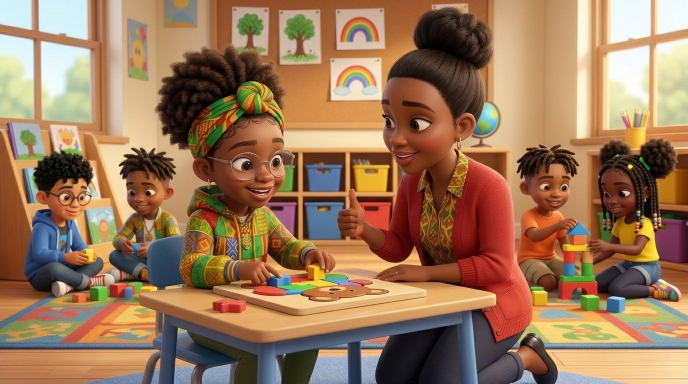
#> input picture _build/k2-toolkit/assets/img/ab_back.jpg, 1376 x 768 px (shown at 1/2 size)
$ python -i lineart.py   (imports and definitions only)
#> lines starting #> are read from the running program, lines starting #| are printed output that depends on the picture; after the words box and inside, x2 and y2 are one past the last pixel; in counts of white or black regions, pixels touching at a corner belong together
"""Coloring-page line art traced from a picture.

grayscale -> Sobel gradient magnitude -> keep pixels above the 90th percentile -> drop specks smaller than
~40 px -> black lines on white -> png. Works best on art with a plain background (single characters).

    python3 lineart.py <image key or path> <out.png> [percentile] [min_size]
"""
import os, sys
import numpy as np
from PIL import Image, ImageFilter
from scipy import ndimage


def trace(src, dst, pct=90, min_size=40, blur=0, thicken=0):
    """Write black-on-white line art of image `src` to `dst`. `blur` (px) smooths JPEG noise first;
    `thicken` (iterations) widens the lines afterwards. Both default off."""
#> called with src = '../assets/img/ab_back.jpg', dst = 'out.png', pct = 90, min_size = 40, blur = 0, thicken = 0
    im = Image.open(src).convert('L')
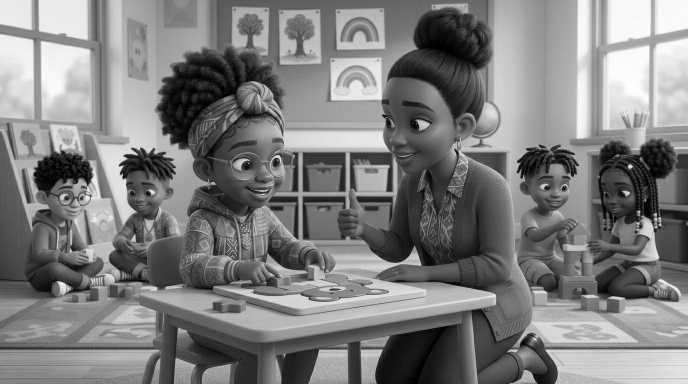
#> im: PIL image 1376x768 L (shown at 1/2 size); min 0, max 255, mean 126.1
    if blur:
        im = im.filter(ImageFilter.GaussianBlur(blur))
    a = np.asarray(im, dtype=float)
    mag = np.hypot(ndimage.sobel(a, axis=1), ndimage.sobel(a, axis=0))
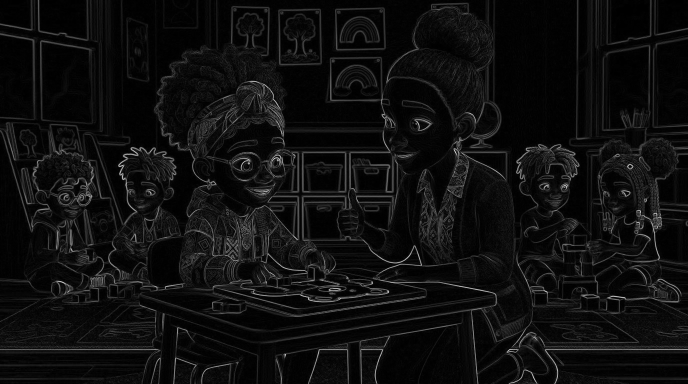
#> mag: shape (768, 1376) float64 (shown at 1/2 size); min 0, max 858.7, mean 51.5; drawn with min black and max white
    mask = mag > np.percentile(mag, pct)
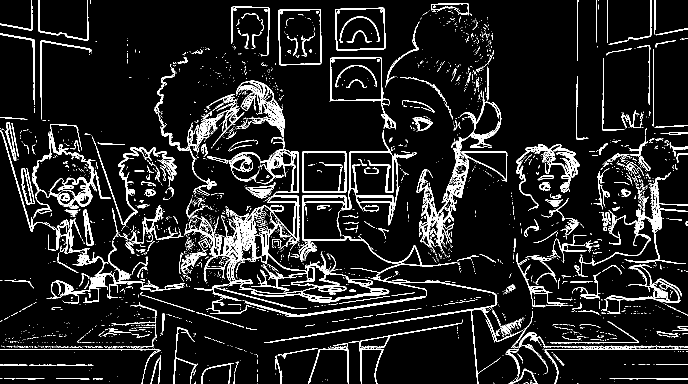
#> mask: shape (768, 1376) bool (shown at 1/2 size); 10% white in thin lines or dots
    lab, n = ndimage.label(mask, structure=np.ones((3, 3)))
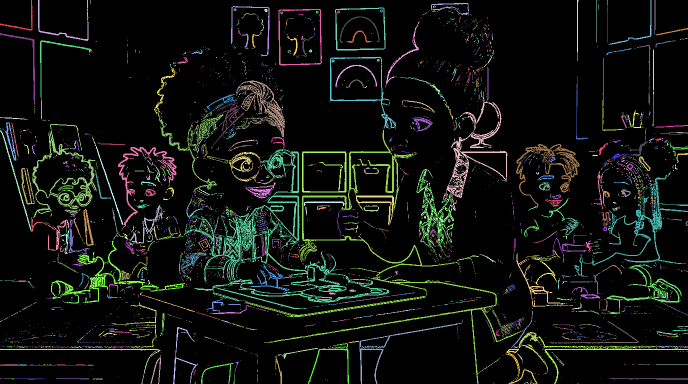
#> lab: shape (768, 1376) int32 (shown at 1/2 size); 2759 distinct labels, from 0 to 2758; one colour per label, 0 black
#> n = 2758
    if n:
        sizes = ndimage.sum(mask, lab, range(1, n + 1))
#> sizes = 2758 values, max 12750 at index 763, min 1 at index 17, mean 38.31
        mask = np.isin(lab, np.nonzero(sizes >= min_size)[0] + 1)
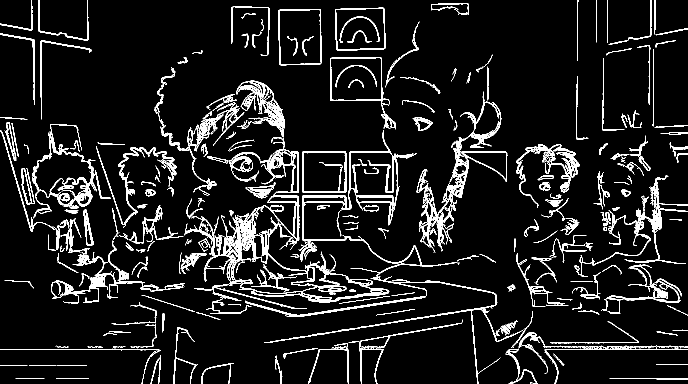
#> mask: shape (768, 1376) bool (shown at 1/2 size); 8.9% white in thin lines or dots
    if thicken:
        mask = ndimage.binary_dilation(mask, iterations=thicken)
    Image.fromarray(np.where(mask, 0, 255).astype('uint8')).save(dst)
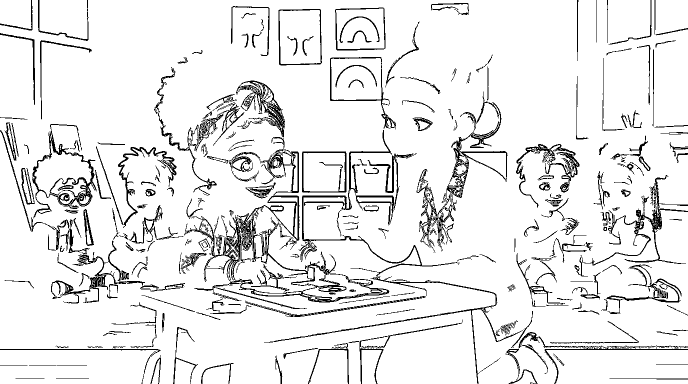
#> saved as out.png: PIL image 1376x768 L (shown at 1/2 size); 91.1% white; black in thin lines or dots
    return dst


# [6 lines not run here, left out]

>>> result = trace('../assets/img/ab_back.jpg', 'out.png')

$ run again, on _build/k2-toolkit/assets/img/ab_timer.jpg
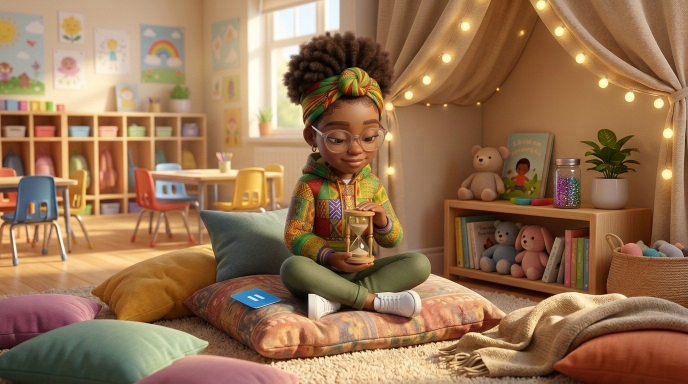
#> input picture _build/k2-toolkit/assets/img/ab_timer.jpg, 1376 x 768 px (shown at 1/2 size)
#> in trace, `lab, n = ndimage.label(mask, structure=np.ones((3, 3)))`:
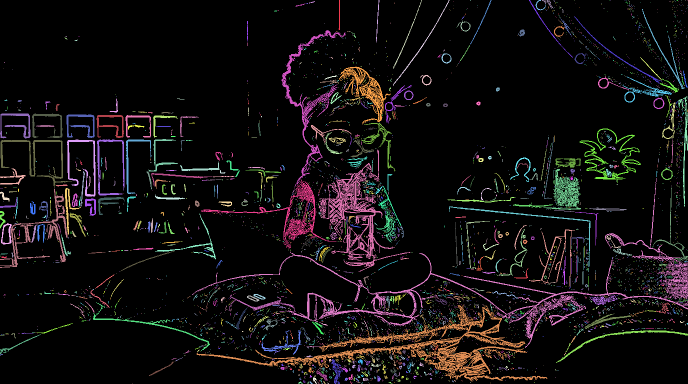
#> lab: shape (768, 1376) int32 (shown at 1/2 size); 4117 distinct labels, from 0 to 4116; one colour per label, 0 black
#> n = 4116
#> sizes = 4116 values, max 12773 at index 2725, min 1 at index 10, mean 25.66
#> in trace, `Image.fromarray(np.where(mask, 0, 255).astype('uint8')).save(dst)`:
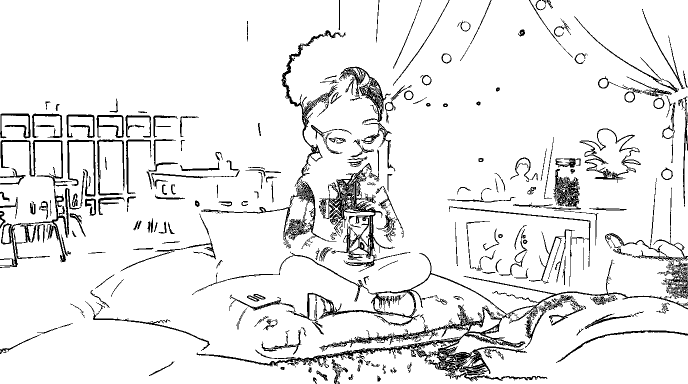
#> saved as out.png: PIL image 1376x768 L (shown at 1/2 size); 91.5% white; black in thin lines or dots

$ run again, on _build/k2-toolkit/assets/img/ball.jpg
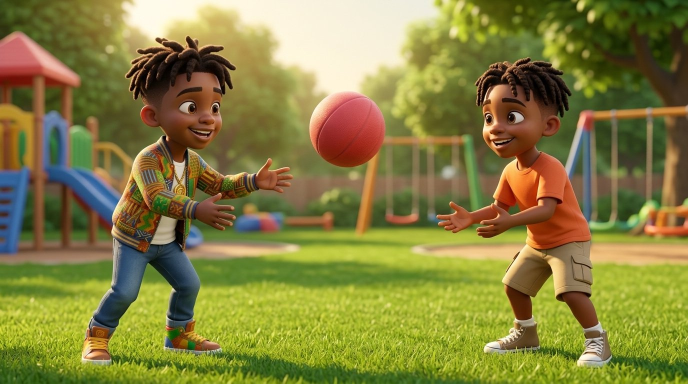
#> input picture _build/k2-toolkit/assets/img/ball.jpg, 1376 x 768 px (shown at 1/2 size)
#> in trace, `lab, n = ndimage.label(mask, structure=np.ones((3, 3)))`:
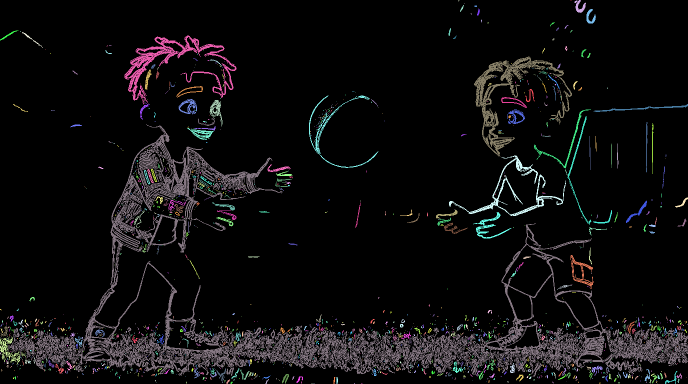
#> lab: shape (768, 1376) int32 (shown at 1/2 size); 1655 distinct labels, from 0 to 1654; one colour per label, 0 black
#> n = 1654
#> sizes = 1654 values, max 64611 at index 201, min 1 at index 3, mean 63.86
#> in trace, `Image.fromarray(np.where(mask, 0, 255).astype('uint8')).save(dst)`:
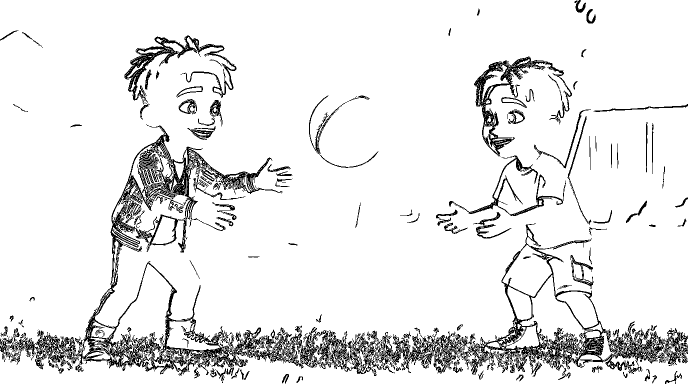
#> saved as out.png: PIL image 1376x768 L (shown at 1/2 size); 90.9% white; black in thin lines or dots

$ run again, on _build/k2-toolkit/assets/img/bb_belly.jpg
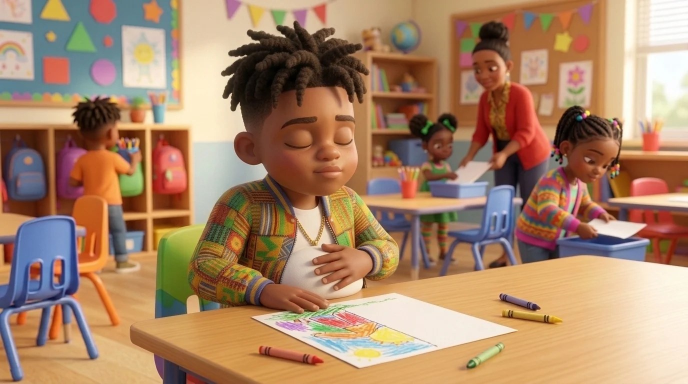
#> input picture _build/k2-toolkit/assets/img/bb_belly.jpg, 1376 x 768 px (shown at 1/2 size)
#> in trace, `lab, n = ndimage.label(mask, structure=np.ones((3, 3)))`:
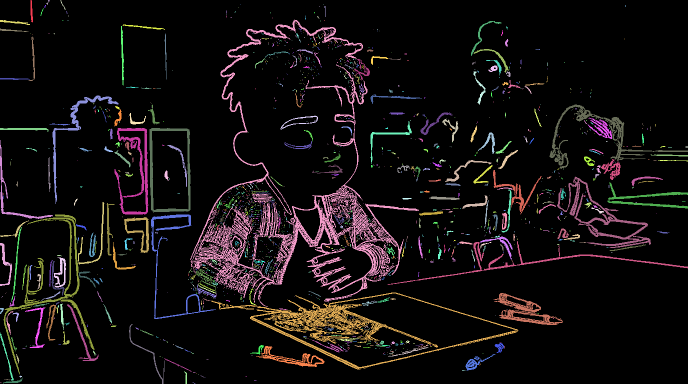
#> lab: shape (768, 1376) int32 (shown at 1/2 size); 1660 distinct labels, from 0 to 1659; one colour per label, 0 black
#> n = 1659
#> sizes = 1659 values, max 27928 at index 24, min 1 at index 4, mean 63.67
#> in trace, `Image.fromarray(np.where(mask, 0, 255).astype('uint8')).save(dst)`:
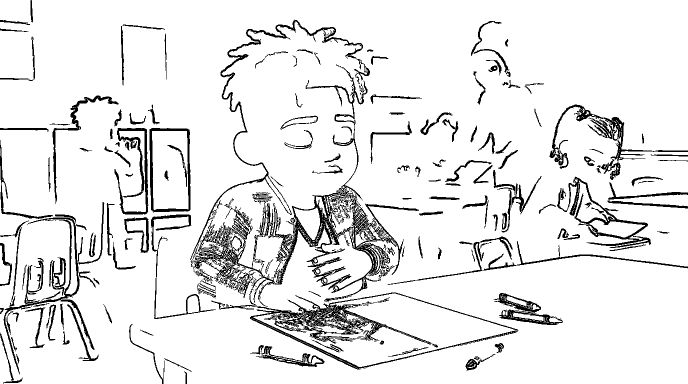
#> saved as out.png: PIL image 1376x768 L (shown at 1/2 size); 90.7% white; 183 black regions, largest, box (x1, y1, x2, y2) and area: (380, 39, 838, 614) 27928, (422, 585, 1037, 739) 10544, (7, 429, 189, 749) 4032
